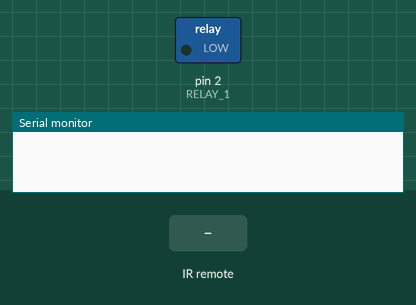
This sketch was run on a simulated Arduino Uno, built with avr-gcc and run on an emulated ATmega328P. Shown: switched loads named in the sketch (green lamp = pin HIGH), the last lines printed to the serial monitor. Inputs (shaded band) come from the test bench.

Above: at 1.2 s.
1.3 s: infrared code 0xE318261B received
At 2.5 s:
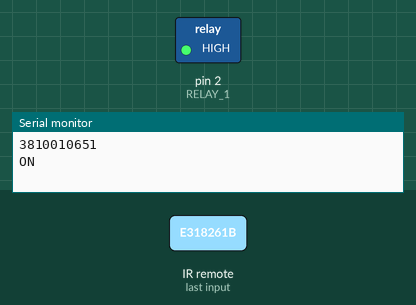
2.8 s: infrared code 0x511DBB received
At 3.7 s:
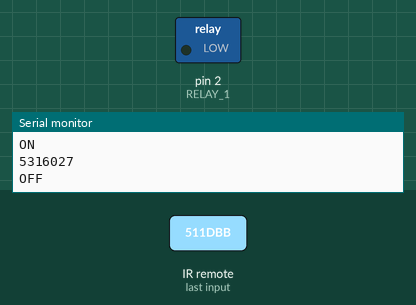
4.3 s: infrared code 0xF4BA2988 received
At 4.9 s:
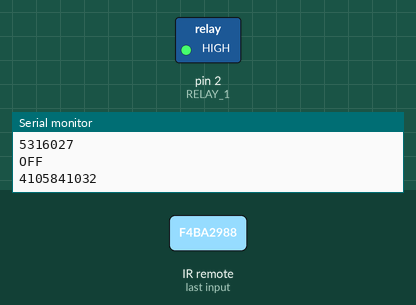
5.8 s: infrared code 0x180BD9FF received
At 7.2 s:
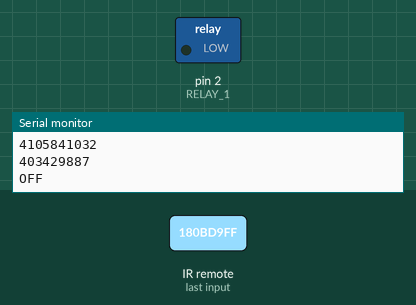
Timing chart, 0 to 8.3 s (numbered marks = the images above; inputs shaded):
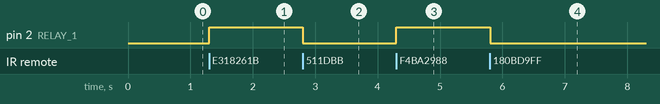

The sketch:

TP22.ino
```cpp
#include <IRremote.h>
const int RELAY_1 =2;
const int RELAY_OFF=0;
const int RELAY_ON=1;
const int RECV_PIN = 11;
IRrecv irrecv(RECV_PIN);
decode_results results;
void setup()
{
 // Set pin as output.
  pinMode(RELAY_1, OUTPUT);

  // Initialize relay one as off so that on reset it would be off by default
  digitalWrite(RELAY_1, RELAY_OFF);
  Serial.begin(9600);
  irrecv.enableIRIn(); // Start the receiver
 // irrecv.blink13(true);


}

void loop ()
 {
   if (irrecv.decode(&results)) {
  //   digitalWrite(RELAY_1, RELAY_ON);
     translateIR();
    irrecv.resume();
}
}


void translateIR()
{

  Serial.println(results.value,DEC);


    switch (results.value) {   // results.value:  it’s the IR receiver reading.
         case 3810010651:         //  case 1:
       {  digitalWrite(RELAY_1,RELAY_ON);

          Serial.println("ON");
          break;
       }
          // case 12209C7B :      //  FFA25D : it’s the code of button 1
     case 5316027:
     {
      digitalWrite(RELAY_1, RELAY_OFF);
       Serial.println("OFF");
        break;
     }

           //  case 305D6FC :      //  FFA25D : it’s the code of button 1
       case 4105841032:
    {   digitalWrite(RELAY_1, RELAY_ON);
        break;
    }
           case 403429887:
    {  digitalWrite(RELAY_1, RELAY_OFF);
       Serial.println("OFF");
        break;
    }
}

}
```

Measured:
- after the input at 1.3 s, pin 2 (RELAY_1): LOW → HIGH at once
- after the input at 2.8 s, pin 2 (RELAY_1): HIGH → LOW at once
- after the input at 4.3 s, pin 2 (RELAY_1): LOW → HIGH at once
- after the input at 5.8 s, pin 2 (RELAY_1): HIGH → LOW at once
